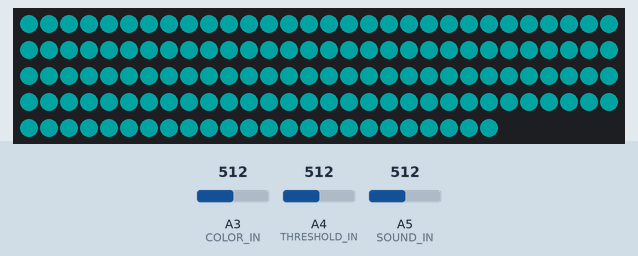
This sketch was run on a simulated Arduino Uno, built with avr-gcc and run on an emulated ATmega328P. On the bench: 144 RGB LEDs in strip order, left to right, continuing on the next row. Inputs (shaded band) come from the test bench; at power-on: A3 (COLOR_IN) = 512, A5 (SOUND_IN) = 512, A4 (THRESHOLD_IN) = 512. Dim RGB values are drawn brighter than linear; what the sketch prints to the serial monitor is not drawn.

Above: at 1.2 s.
1.3 s: A3 (COLOR_IN) set to 716
At 1.78 s:
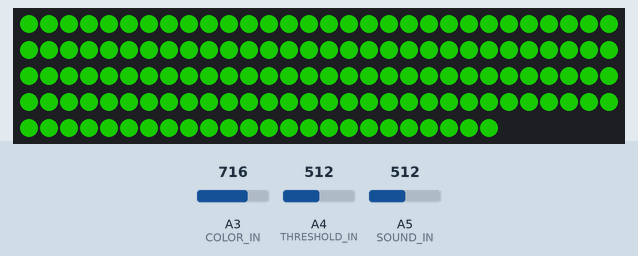
3.8 s: A3 (COLOR_IN) set to 900
At 4.3 s:
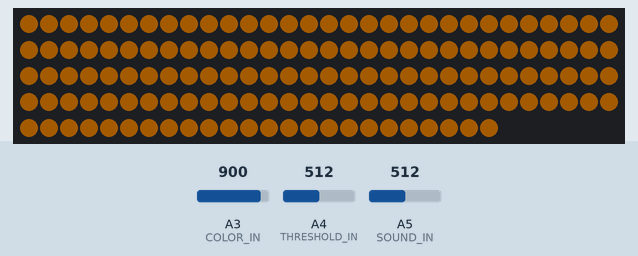
6.3 s: A3 (COLOR_IN) set to 1023
At 7.02 s:
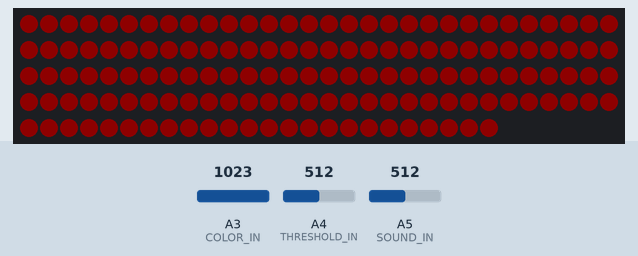
9.0 s: A3 (COLOR_IN) set to 306
At 9.33 s:
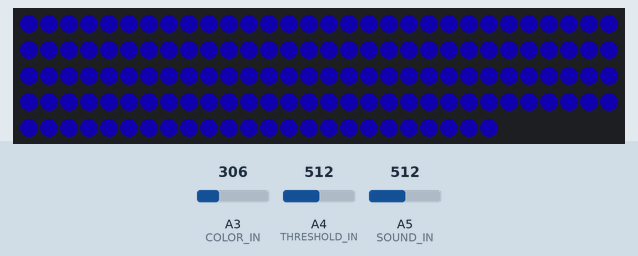
11.3 s: A3 (COLOR_IN) set to 122
At 11.64 s:
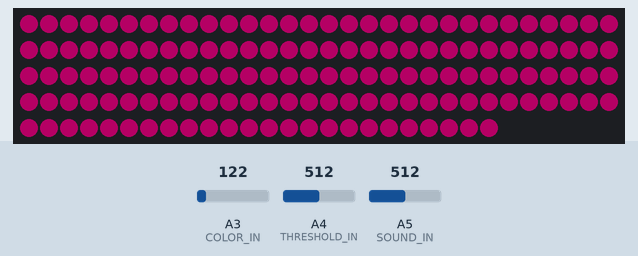
13.6 s: A5 (SOUND_IN) set to 122
Timing chart, 0 to 16.1 s (numbered marks = the images above; inputs shaded):
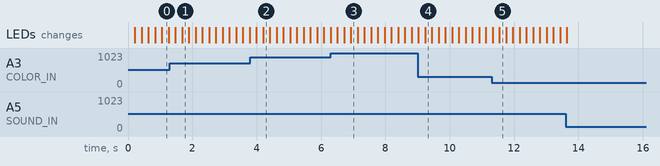

Measured:
- after the input at 1.3 s, the LEDs: first differ from a run without the input after 0.38 s (image 1)
- after the input at 3.8 s, the LEDs: first differ from a run without the input after 0.40 s (image 2)
- after the input at 6.3 s, the LEDs: first differ from a run without the input after 0.62 s (image 3)
- after the input at 9.0 s, the LEDs: first differ from a run without the input after 0.23 s (image 4)
- after the input at 11.3 s, the LEDs: first differ from a run without the input after 0.24 s (image 5)

The sketch:

led_sound.ino
```cpp
#include <Adafruit_NeoPixel.h>

#include "color.h"

#define PIN_NEO_PIXEL 13  // Arduino pin that connects to NeoPixel
#define NUM_PIXELS 144    // The number of LEDs (pixels) on NeoPixel

#define SOUND_IN 5
#define THRESHOLD_IN 4
#define COLOR_IN 3

Adafruit_NeoPixel NeoPixel(NUM_PIXELS, PIN_NEO_PIXEL, NEO_GRBW + NEO_KHZ800);

void setup() {
  Serial.begin(9600);
  NeoPixel.begin();
}

void loop() {
  color(0, 8);
}

void color(int iteration, int iteration_max) {
  int sound_in = analogRead(SOUND_IN);
  int threshold = analogRead(THRESHOLD_IN) / 4;
  uint16_t color_in = analogRead(COLOR_IN);

  Serial.println(threshold);
  if (sound_in > threshold) {
    iteration = (iteration + 1) % (iteration_max * 2);
    delay(200);
  }
  rgb_color rgb_in = build_color(color_in);
  for (int i = 0; i < NUM_PIXELS; i++) {
    if (iteration < iteration_max) {
      NeoPixel.setPixelColor(i, NeoPixel.Color(increase_color(iteration, rgb_in.red), increase_color(iteration, rgb_in.green), increase_color(iteration, rgb_in.blue), 0));
    } else {
      NeoPixel.setPixelColor(i, NeoPixel.Color(reduce_color(iteration_max, iteration, rgb_in.red), reduce_color(iteration_max, iteration, rgb_in.green), reduce_color(iteration_max, iteration, rgb_in.blue), 0));
    }
  }
  NeoPixel.show();

  color(iteration, iteration_max);
}

uint8_t increase_color(uint8_t iteration, uint8_t color) {
  return iteration * color / 18;
}

uint8_t reduce_color(uint8_t iteration_max, uint8_t iteration, uint8_t color) {
  return (iteration_max * color - (iteration - iteration_max) * color) / 18;
}
```

color.cpp
```cpp
#include <stdio.h>

#include "color.h"

rgb_color build_color(uint16_t color_base) {
  uint16_t width = 255;
  double ratio = (width * 3) / 1023.0;

  uint16_t color = color_base * ratio;

  uint16_t threshold_1 = width;
  uint16_t threshold_2 = width * 2;
  uint16_t relative_color;

  if (color > threshold_2) {
    relative_color = color - threshold_2;
    uint8_t R = relative_color;
    uint8_t B = (width - relative_color);
    uint8_t G = 0;
    return (rgb_color){ R, B, G };
  } else if (color >= threshold_1) {
    relative_color = color - threshold_1;
    uint8_t R = 0;
    uint8_t B = relative_color;
    uint8_t G = (width - relative_color);
    return (rgb_color){ R, B, G };
  } else {
    relative_color = color - threshold_1;
    uint8_t R = (width - relative_color);
    uint8_t B = 0;
    uint8_t G = relative_color;
    return (rgb_color){ R, B, G };
  }
}
```

color.h
```cpp
typedef struct rgb_color {
  uint8_t red;
  uint8_t green;
  uint8_t blue;
} rgb_color;

rgb_color build_color(uint16_t color_base);
```
